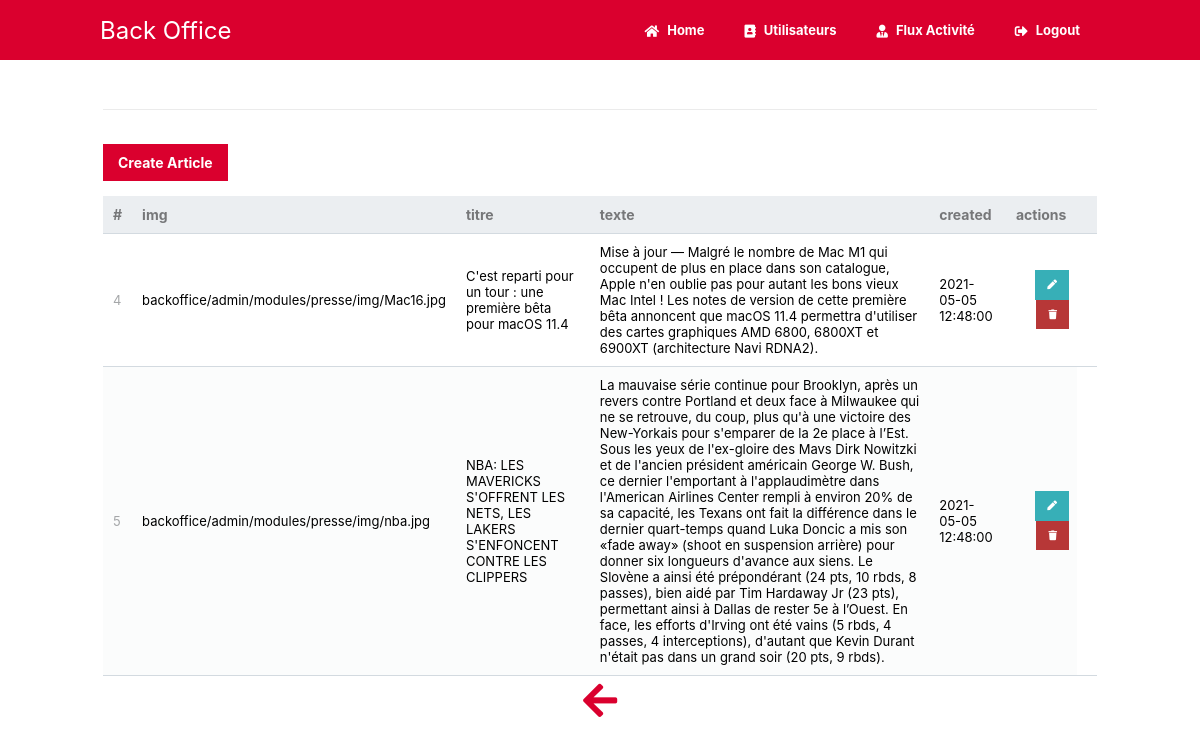
The app's page /backoffice/admin/modules/presse/php/show.php?page=2 with its own data.
### tables this page shows
CREATE TABLE `modulepresse` (
  `id` int(11) NOT NULL,
  `title` text NOT NULL,
  `texte` text NOT NULL,
  `created` datetime NOT NULL,
  `img` varchar(255) NOT NULL
);

### backoffice/admin/modules/presse/php/show.php (the view, shortened to what this page needs)
<?php
include '../../connect.php';
$pdo = pdo_connect_mysql();
$page = isset($_GET['page']) && is_numeric($_GET['page']) ? (int)$_GET['page'] : 1;
$records_per_page = 3;
$stmt = $pdo->prepare('SELECT * FROM modulepresse ORDER BY id LIMIT :current_page, :record_per_page');
$stmt->bindValue(':current_page', ($page - 1) * $records_per_page, PDO::PARAM_INT);
$stmt->bindValue(':record_per_page', $records_per_page, PDO::PARAM_INT);
$stmt->execute();
$articles = $stmt->fetchAll(PDO::FETCH_ASSOC);
?>
<?= module_header('Presse') ?>
<div class="content read">
    <h2>Article</h2>
    <a href="create.php" class="create-contact">Create Article</a>
    <table>
        <thead>
            <tr>
                <td>#</td>
                <td>img</td>
                <td>titre</td>
                <td>texte</td>
                <td>created</td>
                <td>actions</td>
                <td></td>
            </tr>
        </thead>
        <tbody>
            <?php foreach ($articles as $articles) : ?>
                <tr>
                    <td><?= $articles['id'] ?></td>
                    <td><?= $articles['img'] ?></td>
                    <td><?= $articles['title'] ?></td>
                    <td><?= $articles['texte'] ?></td>
                    <td><?= $articles['created'] ?></td>
                    <td class="actions">
                        <a href="update.php?id=<?= $articles['id'] ?>" class="edit"><i class="fas fa-pen fa-xs"></i></a>
                        <a href="delete.php?id=<?= $articles['id'] ?>" class="trash"><i class="fas fa-trash fa-xs"></i></a>
                    </td>
                </tr>
            <?php endforeach; ?>
        </tbody>
    </table>
</div>
<div class="pagination" style="font-size: 15px;">
    <?php if ($page > 1) : ?>
        <span style="font-size:15px; color: Tomato;"> <a href="show.php?page=<?= $page - 1 ?>"><i class="fas fa-arrow-left fa-3x"></i></a></span>
    <?php endif; ?>
</div>
<?= module_footer() ?>

### backoffice/admin/css/style.css (style rules this page uses)
* { box-sizing: border-box; font-family: -apple-system, BlinkMacSystemFont, "segoe ui", roboto, oxygen, ubuntu, cantarell, "fira sans", "droid sans", "helvetica neue", Arial, sans-serif; font-size: 13px; -webkit-font-smoothing: antialiased; -moz-osx-font-smoothing: grayscale; }
body { background-color: #ffffff; margin: 0; }
h2 { color: rgb(0, 55, 100); }
.pagination i { color: #da002e; }
.pagination { text-align:center; }
.content { width: 1000px; margin: 0 auto; padding: 5px 3px; }
.content h2 { font-size: 22px; border-bottom: 1px solid #ebebeb; color: #ffffff; }
.read .create-contact { display: inline-block; text-decoration: none; background-color: #da002e; font-weight: bold; font-size: 14px; color: #FFFFFF; padding: 10px 15px; margin: 15px 0; }
.read table { width: 100%; padding-top: 30px; border-collapse: collapse; }
.read table thead { background-color: #ebeef1; border-bottom: 1px solid #d3dae0; }
.read table thead td { padding: 10px; font-weight: bold; color: #767779; font-size: 14px; }
.read table tbody tr { border-bottom: 1px solid #d3dae0; }
.read table tbody tr:nth-child(even) { background-color: #fbfcfc; }
.read table tbody tr td { padding: 10px; }
.read table tbody tr td:nth-child(1) { color: #a5a7a9; }
.read table tbody tr td.actions { padding: 8px; text-align: right; }
.read table tbody tr td.actions .edit, .read table tbody tr td.actions .trash { display: inline-flex; text-align: right; text-decoration: none; color: #FFFFFF; padding: 10px 12px; }
.read table tbody tr td.actions .trash { background-color: #b73737; }
.read table tbody tr td.actions .edit { background-color: #37afb7; }

### records on screen
modulepresse: id "4", img "backoffice/admin/modules/presse/img/Mac16.jpg", title "C'est reparti pour un tour : une première bêta pour macOS 11.4", texte "Mise à jour — Malgré le nombre de Mac M1 qui occupent de plus en place dans son catalogue, Apple n'en oublie pas pour autant les bons vieux Mac Intel ! Les notes de version de cette première bêta annoncent que macOS 11.4 permettra d'utiliser des cartes graphiques AMD 6800, 6800XT et 6900XT (architecture Navi RDNA2).", created "2021-05-05 12:48:00"
modulepresse: id "5", img "backoffice/admin/modules/presse/img/nba.jpg", title "NBA: LES MAVERICKS S'OFFRENT LES NETS, LES LAKERS S'ENFONCENT CONTRE LES CLIPPERS", texte "La mauvaise série continue pour Brooklyn, après un revers contre Portland et deux face à Milwaukee qui ne se retrouve, du coup, plus qu'à une victoire des New-Yorkais pour s'emparer de la 2e place à l’Est. Sous les yeux de l'ex-gloire des Mavs Dirk Nowitzki et de l'ancien président américain George W. Bush, ce dernier l'emportant à l'applaudimètre dans l'American Airlines Center rempli à environ 20% de sa capacité, les Texans ont fait la différence dans le dernier quart-temps quand Luka Doncic a mis son «fade away» (shoot en suspension arrière) pour donner six longueurs d'avance aux siens. Le Slovène a ainsi été prépondérant (24 pts, 10 rbds, 8 passes), bien aidé par Tim Hardaway Jr (23…", created "2021-05-05 12:48:00"
